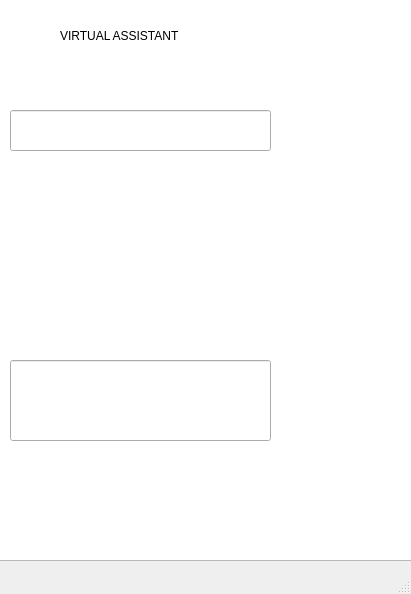
<?xml version="1.0" encoding="UTF-8"?>
<ui version="4.0">
 <class>MainWindow</class>
 <widget class="QMainWindow" name="MainWindow">
  <property name="geometry">
   <rect>
    <x>0</x>
    <y>0</y>
    <width>411</width>
    <height>594</height>
   </rect>
  </property>
  <property name="windowTitle">
   <string>MainWindow</string>
  </property>
  <widget class="QWidget" name="centralwidget">
   <widget class="QGraphicsView" name="graphicsView">
    <property name="geometry">
     <rect>
      <x>-10</x>
      <y>-10</y>
      <width>441</width>
      <height>571</height>
     </rect>
    </property>
   </widget>
   <widget class="QLabel" name="label">
    <property name="geometry">
     <rect>
      <x>60</x>
      <y>20</y>
      <width>281</width>
      <height>31</height>
     </rect>
    </property>
    <property name="styleSheet">
     <string notr="true">font: italic 22pt &quot;Algerian&quot;;</string>
    </property>
    <property name="text">
     <string>VIRTUAL ASSISTANT</string>
    </property>
   </widget>
   <widget class="QLineEdit" name="lineEdit">
    <property name="geometry">
     <rect>
      <x>10</x>
      <y>110</y>
      <width>261</width>
      <height>41</height>
     </rect>
    </property>
   </widget>
   <widget class="QLineEdit" name="lineEdit_2">
    <property name="geometry">
     <rect>
      <x>10</x>
      <y>360</y>
      <width>261</width>
      <height>81</height>
     </rect>
    </property>
   </widget>
   <widget class="QLabel" name="label_2">
    <property name="geometry">
     <rect>
      <x>340</x>
      <y>110</y>
      <width>51</width>
      <height>31</height>
     </rect>
    </property>
    <property name="text">
     <string/>
    </property>
   </widget>
   <widget class="QLabel" name="label_3">
    <property name="geometry">
     <rect>
      <x>280</x>
      <y>110</y>
      <width>41</width>
      <height>31</height>
     </rect>
    </property>
    <property name="text">
     <string/>
    </property>
   </widget>
  </widget>
  <widget class="QMenuBar" name="menubar">
   <property name="geometry">
    <rect>
     <x>0</x>
     <y>0</y>
     <width>411</width>
     <height>21</height>
    </rect>
   </property>
  </widget>
  <widget class="QStatusBar" name="statusbar"/>
 </widget>
 <resources/>
 <connections/>
</ui>
